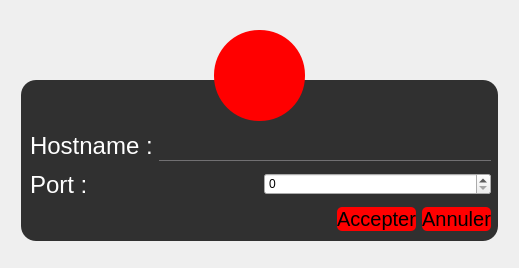
<?xml version="1.0" encoding="UTF-8"?>
<ui version="4.0">
 <class>MessengerConnection</class>
 <widget class="QDialog" name="MessengerConnection">
  <property name="geometry">
   <rect>
    <x>0</x>
    <y>0</y>
    <width>519</width>
    <height>268</height>
   </rect>
  </property>
  <property name="windowTitle">
   <string>Dialog</string>
  </property>
  <property name="styleSheet">
   <string notr="true">*{
}

#MessengerConnection{
	background: url(:/Recources/Images/background.PNG);
}

QLabel{
	background: transparent;
	font-size: 24px;
	color: white;
}

QFrame{
	background: rgba(0, 0, 0, 0.8);
	border-radius: 15px;
}

QStackedWidget{
	background: trasnparent;
}

QToolButton{
	font-size: 24px;
	background: red;
	border-radius: 45px;
}

QPushButton:hover{
	background: #ff9999;
}

QComboBox{
	font-size: 24px;
}

QLineEdit{
	font-size: 24px;
	background: transparent;
	border: none;
	color: white;;
	border-bottom: 1px solid #717072;
}

QTextEdit{
	font-size: 18px;
	background: transparent;
	border: 1px solid #717072;
	color: white;
}

QMessageBox QLabel{
	background: transparent;
	color: black;
}</string>
  </property>
  <widget class="QFrame" name="frame">
   <property name="geometry">
    <rect>
     <x>21</x>
     <y>80</y>
     <width>477</width>
     <height>161</height>
    </rect>
   </property>
   <property name="styleSheet">
    <string notr="true">QPushButton{
	font-size: 20px;
	background: red;
	border-radius: 5px;
}

QPushButton:hover{
	background: #ff9999;
}</string>
   </property>
   <property name="frameShape">
    <enum>QFrame::StyledPanel</enum>
   </property>
   <property name="frameShadow">
    <enum>QFrame::Raised</enum>
   </property>
   <widget class="QWidget" name="">
    <property name="geometry">
     <rect>
      <x>9</x>
      <y>49</y>
      <width>461</width>
      <height>34</height>
     </rect>
    </property>
    <layout class="QHBoxLayout" name="horizontalLayout">
     <item>
      <widget class="QLabel" name="label">
       <property name="styleSheet">
        <string notr="true">background: transparent;</string>
       </property>
       <property name="text">
        <string>Hostname :</string>
       </property>
      </widget>
     </item>
     <item>
      <widget class="QLineEdit" name="HostName"/>
     </item>
    </layout>
   </widget>
   <widget class="QWidget" name="">
    <property name="geometry">
     <rect>
      <x>9</x>
      <y>89</y>
      <width>461</width>
      <height>31</height>
     </rect>
    </property>
    <layout class="QHBoxLayout" name="horizontalLayout_2">
     <item>
      <widget class="QLabel" name="label_2">
       <property name="styleSheet">
        <string notr="true">background: transparent;</string>
       </property>
       <property name="text">
        <string>Port :</string>
       </property>
      </widget>
     </item>
     <item>
      <widget class="QSpinBox" name="Port">
       <property name="maximum">
        <number>99999999</number>
       </property>
      </widget>
     </item>
    </layout>
   </widget>
   <widget class="QWidget" name="">
    <property name="geometry">
     <rect>
      <x>9</x>
      <y>126</y>
      <width>461</width>
      <height>26</height>
     </rect>
    </property>
    <layout class="QHBoxLayout" name="horizontalLayout_3">
     <item>
      <spacer name="horizontalSpacer">
       <property name="orientation">
        <enum>Qt::Horizontal</enum>
       </property>
       <property name="sizeHint" stdset="0">
        <size>
         <width>40</width>
         <height>20</height>
        </size>
       </property>
      </spacer>
     </item>
     <item>
      <widget class="QPushButton" name="Ok">
       <property name="cursor">
        <cursorShape>PointingHandCursor</cursorShape>
       </property>
       <property name="text">
        <string>Accepter</string>
       </property>
      </widget>
     </item>
     <item>
      <widget class="QPushButton" name="Cancel">
       <property name="cursor">
        <cursorShape>PointingHandCursor</cursorShape>
       </property>
       <property name="text">
        <string>Annuler</string>
       </property>
      </widget>
     </item>
    </layout>
   </widget>
  </widget>
  <widget class="QToolButton" name="toolButton">
   <property name="geometry">
    <rect>
     <x>214</x>
     <y>30</y>
     <width>91</width>
     <height>91</height>
    </rect>
   </property>
   <property name="text">
    <string/>
   </property>
   <property name="icon">
    <iconset resource="Recources.qrc">
     <normaloff>:/Recources/Images/configuration.png</normaloff>:/Recources/Images/configuration.png</iconset>
   </property>
   <property name="iconSize">
    <size>
     <width>45</width>
     <height>45</height>
    </size>
   </property>
  </widget>
 </widget>
 <resources>
  <include location="Recources.qrc"/>
 </resources>
 <connections/>
</ui>
